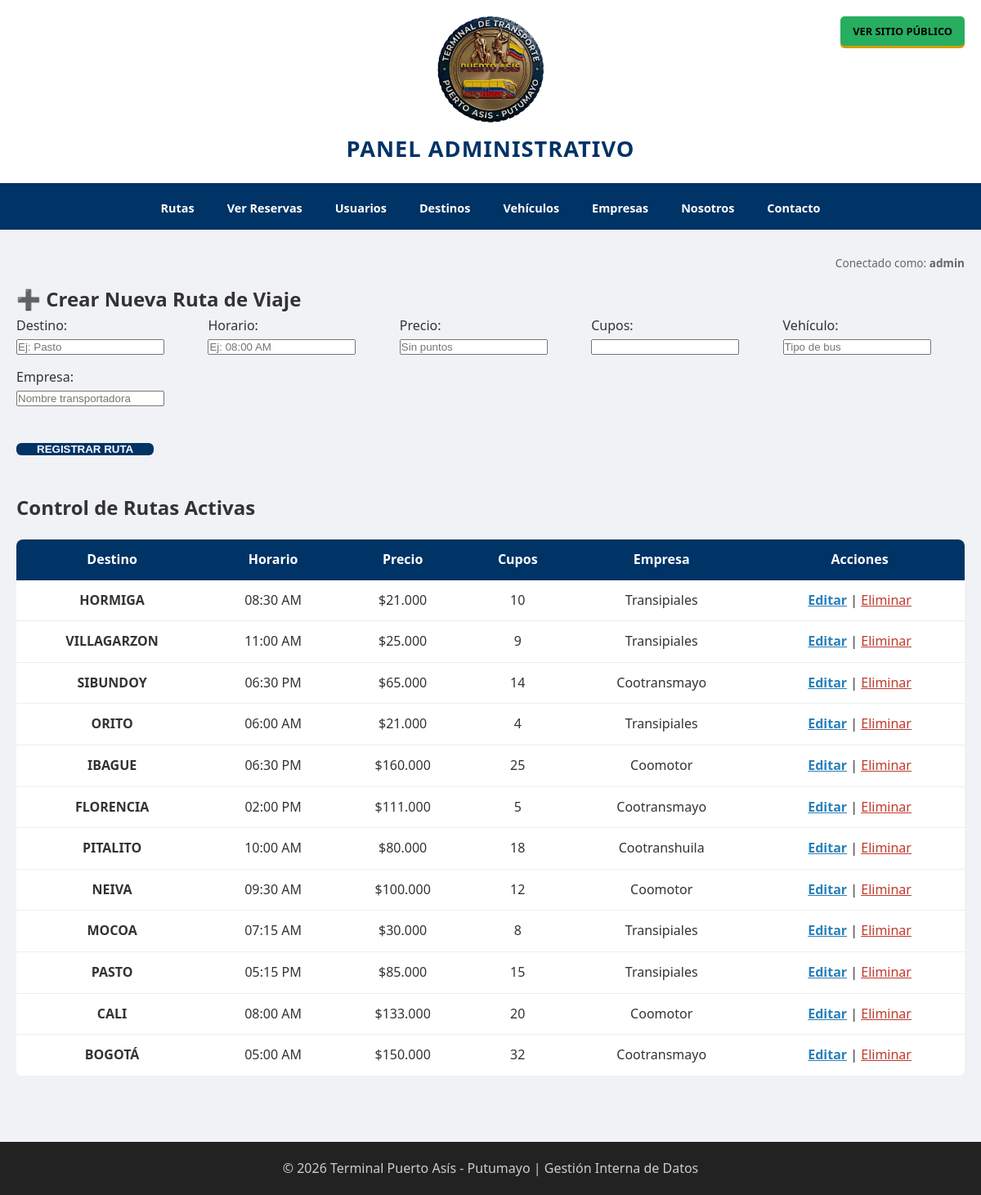
/app/admin_rutas.php (signed in), run on the app's committed database.
### tables this page shows
CREATE TABLE IF NOT EXISTS rutas (
    id_ruta INT AUTO_INCREMENT PRIMARY KEY,
    destino VARCHAR(100) NOT NULL,
    horario VARCHAR(20) NOT NULL,
    precio INT NOT NULL,
    vehiculo VARCHAR(50),
    empresa VARCHAR(50),
    cupos INT NOT NULL,
    imagen VARCHAR(255) DEFAULT 'logo.png'
);

### app/admin_rutas.php (the view, shortened to what this page needs)
<?php
require_once 'conexion.php';
$nombre_usuario = isset($_SESSION['admin']) ? $_SESSION['admin'] : "Administrador";
$ruta_editar = null;
$rutas = $pdo->query("SELECT * FROM rutas ORDER BY id_ruta DESC")->fetchAll();
?>
<!DOCTYPE html>
<html lang="es">
<head>
    <link rel="stylesheet" href="../css/estilos.css?v=2.3">
</head>
<body>
<header>
    <a href="index.php" class="btn-salir" style="background: #27ae60;">VER SITIO PÚBLICO</a>
    <img src="../img/logo.png" class="logo" alt="Logo">
    <h1>PANEL ADMINISTRATIVO</h1>
</header>
<nav>
    <ul>
        <li><a href="admin_rutas.php">Rutas</a></li>
        <li><a href="admin_reservas.php">Ver Reservas</a></li>
        <li><a href="admin_usuarios.php">Usuarios</a></li>
        <li><a href="admin_destinos.php">Destinos</a></li>
        <li><a href="admin_vehiculos.php">Vehículos</a></li>
        <li><a href="admin_empresas.php">Empresas</a></li>
        <li><a href="admin_nosotros.php">Nosotros</a></li>
        <li><a href="admin_contacto.php">Contacto</a></li>
    </ul>
</nav>
<div class="contenedor-principal">
    <div style="text-align: right; font-size: 0.85em; color: #666; margin-bottom: 15px;">
        Conectado como: <strong><?php echo htmlspecialchars($nombre_usuario); ?></strong>
    </div>
    <section class="caja-formulario">
        <h2 class="titulo-seccion"><?php echo $ruta_editar ? "📝 Editar Ruta Seleccionada" : "➕ Crear Nueva Ruta de Viaje"; ?></h2>
        <form method="POST" class="form-admin">
            <div class="grupo-inputs" style="display: grid; grid-template-columns: repeat(auto-fit, minmax(200px, 1fr)); gap: 12px;">
                <div>
                    <label>Destino:</label>
                    <input type="text" name="destino" placeholder="Ej: Pasto" value="<?php echo $ruta_editar['destino'] ?? ''; ?>" required>
                </div>
                <div>
                    <label>Horario:</label>
                    <input type="text" name="horario" placeholder="Ej: 08:00 AM" value="<?php echo $ruta_editar['horario'] ?? ''; ?>" required>
                </div>
                <div>
                    <label>Precio:</label>
                    <input type="number" name="precio" placeholder="Sin puntos" value="<?php echo $ruta_editar['precio'] ?? ''; ?>" required>
                </div>
                <div>
                    <label>Cupos:</label>
                    <input type="number" name="cupos" value="<?php echo $ruta_editar['cupos'] ?? ''; ?>" required>
                </div>
                <div>
                    <label>Vehículo:</label>
                    <input type="text" name="vehiculo" placeholder="Tipo de bus" value="<?php echo $ruta_editar['vehiculo'] ?? ''; ?>">
                </div>
                <div>
                    <label>Empresa:</label>
                    <input type="text" name="empresa" placeholder="Nombre transportadora" value="<?php echo $ruta_editar['empresa'] ?? ''; ?>">
                </div>
            </div>
            <div style="margin-top: 20px; border-top: 1px solid #eee; padding-top: 15px;">
                <button type="submit" name="<?php echo $ruta_editar ? 'actualizar' : 'crear'; ?>" class="btn-buscar">
                    <?php echo $ruta_editar ? "GUARDAR CAMBIOS" : "REGISTRAR RUTA"; ?>
                </button>
            </div>
        </form>
    </section>
    <h2 class="titulo-seccion" style="margin-top: 40px;">Control de Rutas Activas</h2>
    <div class="scroll-tabla">
        <table class="tabla-profesional" style="width: 100%; border-radius: 8px; overflow: hidden;">
            <thead>
                <tr>
                    <th>Destino</th>
                    <th>Horario</th>
                    <th>Precio</th>
                    <th>Cupos</th>
                    <th>Empresa</th>
                    <th>Acciones</th>
                </tr>
            </thead>
            <tbody>
                <?php foreach ($rutas as $r): ?>
                <tr>
                    <td><strong><?php echo htmlspecialchars($r['destino']); ?></strong></td>
                    <td><?php echo htmlspecialchars($r['horario']); ?></td>
                    <td>$<?php echo number_format($r['precio'], 0, ',', '.'); ?></td>
                    <td><span class="badge"><?php echo $r['cupos']; ?></span></td>
                    <td><?php echo htmlspecialchars($r['empresa']); ?></td>
                    <td>
                        <a href="admin_rutas.php?editar=<?php echo $r['id_ruta']; ?>" style="color: #2980b9; font-weight: bold;">Editar</a> |
                        <a href="eliminar.php?id=<?php echo $r['id_ruta']; ?>" style="color: #c0392b;" onclick="return confirm('¿Seguro que desea eliminar esta ruta?')">Eliminar</a>
                    </td>
                </tr>
                <?php endforeach; ?>
            </tbody>
        </table>
    </div>
</div>
<footer style="margin-top: 50px;">
    <p>&copy; 2026 Terminal Puerto Asís - Putumayo | Gestión Interna de Datos</p>
</footer>
</body>
</html>

### css/estilos.css (style rules this page uses)
* { margin: 0; padding: 0; box-sizing: border-box; }
body { font-family: 'Segoe UI', Arial, sans-serif; background-color: #f0f2f5; color: #333; line-height: 1.6; display: flex; flex-direction: column; min-height: 100vh; }
header { background-color: #ffffff; padding: 20px; text-align: center; border-bottom: 4px solid #003366; position: relative; }
.logo { width: 130px; margin: 0 auto 10px auto; display: block; }
header h1 { color: #003366; font-size: 1.7rem; text-transform: uppercase; letter-spacing: 1px; }
.btn-salir { position: absolute; top: 20px; right: 20px; background: #ffc107; color: #000; padding: 8px 15px; text-decoration: none; border-radius: 5px; font-weight: bold; font-size: 0.8rem; box-shadow: 0 3px 0 #d39e00; }
nav { background-color: #003366; position: sticky; top: 0; z-index: 1000; }
nav ul { list-style: none; display: flex; justify-content: center; flex-wrap: wrap; }
nav ul li a { display: block; color: white; text-decoration: none; padding: 15px 20px; font-weight: bold; font-size: 0.9rem; transition: 0.3s; }
.contenedor-principal { max-width: 1200px; width: 100%; margin: 30px auto; padding: 0 20px; flex: 1; }
.btn-buscar { background: #003366; color: white; border: none; padding: 0 25px; border-radius: 6px; cursor: pointer; font-weight: bold; }
.tabla-profesional { width: 100%; border-collapse: collapse; background: white; margin-top: 20px; }
.tabla-profesional th { background: #003366; color: white; padding: 12px; text-align: center; }
.tabla-profesional td { padding: 12px; border-bottom: 1px solid #eee; text-align: center; }
footer { background: #222; color: #ccc; text-align: center; padding: 30px; margin-top: auto; }
body { font-family: 'Segoe UI', Arial, sans-serif; background-color: #f0f2f5; margin: 0; display: flex; flex-direction: column; min-height: 100vh; }
header { background-color: #ffffff; padding: 20px; border-bottom: 4px solid #003366; }
footer { background: #222; color: #ccc; padding: 20px; margin-top: auto; }

### data on the page
rutas: destino "HORMIGA", horario "08:30 AM", precio "21.000", cupos "10", empresa "Transipiales"
rutas: destino "VILLAGARZON", horario "11:00 AM", precio "25.000", cupos "9", empresa "Transipiales"
rutas: destino "SIBUNDOY", horario "06:30 PM", precio "65.000", cupos "14", empresa "Cootransmayo"
rutas: destino "ORITO", horario "06:00 AM", precio "21.000", cupos "4", empresa "Transipiales"
rutas: destino "IBAGUE", horario "06:30 PM", precio "160.000", cupos "25", empresa "Coomotor"
rutas: destino "FLORENCIA", horario "02:00 PM", precio "111.000", cupos "5", empresa "Cootransmayo"
rutas: destino "PITALITO", horario "10:00 AM", precio "80.000", cupos "18", empresa "Cootranshuila"
rutas: destino "NEIVA", horario "09:30 AM", precio "100.000", cupos "12", empresa "Coomotor"
rutas: destino "MOCOA", horario "07:15 AM", precio "30.000", cupos "8", empresa "Transipiales"
rutas: destino "PASTO", horario "05:15 PM", precio "85.000", cupos "15", empresa "Transipiales"
rutas: destino "CALI", horario "08:00 AM", precio "133.000", cupos "20", empresa "Coomotor"
rutas: destino "BOGOTÁ", horario "05:00 AM", precio "150.000", cupos "32", empresa "Cootransmayo"

### other printed values
$nombre_usuario "admin"
